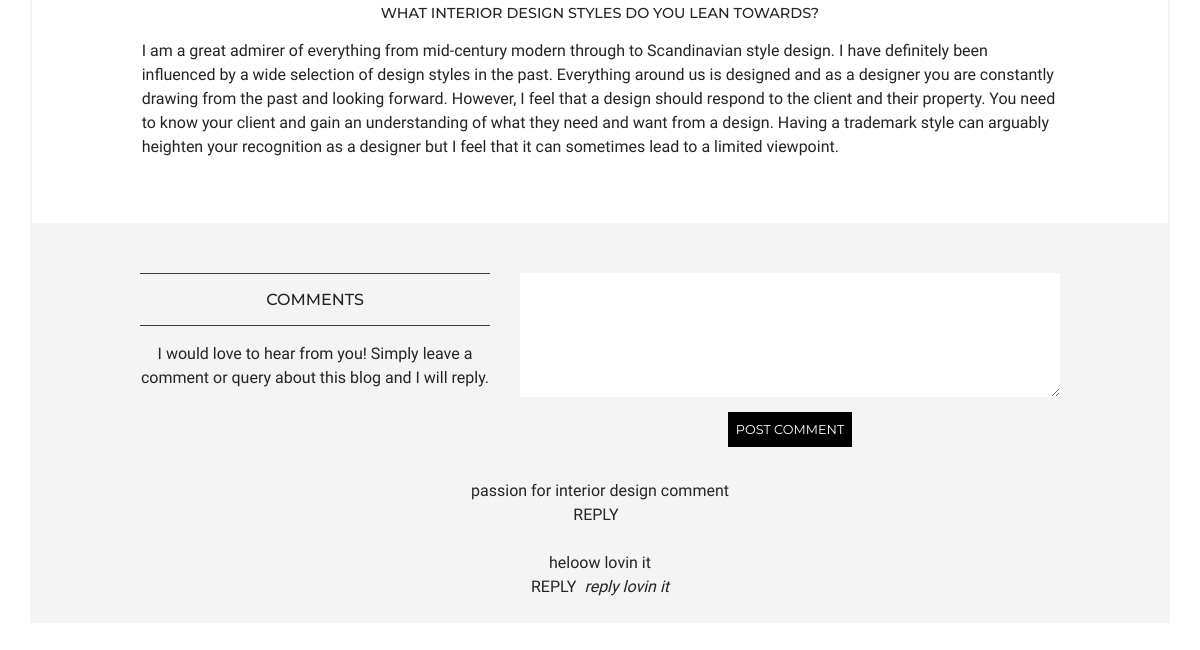
The page /blog/3 (lower part) on the database as committed earlier.
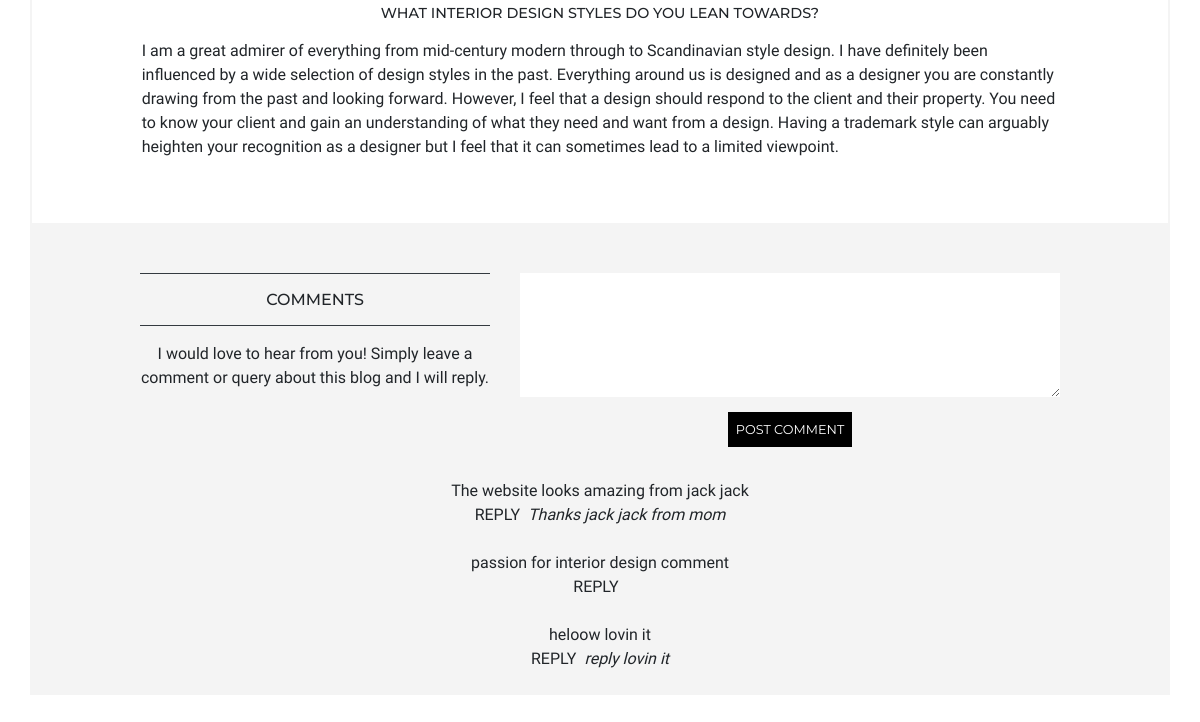
The same page on the database as committed later.
### blog/models.py (models this page shows)
class Section(models.Model):
    blog = models.ForeignKey('Blog', on_delete=models.CASCADE, related_name='sections') #gotta have
    title = models.CharField(max_length=500, blank=True) # char blank
    image = models.ImageField(blank=True, upload_to='blog_images') # ?
    caption = models.CharField(max_length=200, blank=True)
    caption_url = models.URLField(max_length=200, blank=True)
    content = models.TextField(blank=True) # text blank

class Comment(models.Model):
    blog = models.ForeignKey('Blog', on_delete=models.CASCADE, related_name='comments')
    date = models.DateField(default=timezone.now)
    content = models.TextField() # don't want this to blank ever
    reply = models.TextField(blank=True)

### blog/views.py (the view, shortened to what this page needs)
# urls.py: path('<pk>', views.blog, name='blog'),
def blog(request, pk):
    blog = Blog.objects.get(pk=pk)
    sections = Section.objects.filter(blog=blog)
    comments = Comment.objects.filter(blog=blog).order_by('-id')
    form = CommentForm() #equate to request.GET
    context = {'blog': blog, 'sections': sections, 'comments': comments, 'form': form}
    return render(request, 'blog/blog.html', context)

### blog/forms.py
class CommentForm(forms.ModelForm):
    class Meta:
        model = Comment
        fields = ['content']
        labels = {'content': _(''),}
        widgets = {'content': Textarea(attrs={'rows':5, 'class': 'textarea-style'}),}

### blog/templates/blog/blog.html (shortened to what this page needs)
{% extends 'base.html' %}
{% load static %}
{% load crispy_forms_tags %}
{% block content%}
<section class="row border-stone">
    <div class="col-12 col-lg-10 offset-lg-1 mb-5">
        {% for section in sections %}
        <div class="mt-5">
            <h3>{{ section.title }}</h3>
            <p>{{ section.content|linebreaks }}</p>
        </div>
        {% endfor %}
    </div>
</section>
<section class="stone row stone pt-5 mb-5">
    <div class="col-12 col-md-5 col-lg-4 offset-lg-1 text-center">
        <div class="border-top border-bottom border-dark p-2">
            <h2 class="mt-2 font-500 font-1rem">COMMENTS</h2>
        </div>
        <p class="mt-3">I would love to hear from you! Simply leave a comment or query about this blog and I will reply.</p>
    </div>
    <div class="col-12 col-md-7 col-lg-6 text-center">
        <form method="POST">
            {{ form }}
         <button type="submit">POST COMMENT</button>
        </form>
    </div>
    <div class="col-12 col-lg-10 offset-lg-1 text-center mt-4">
        {% for comment in comments %}
            <p class="mb-4">{{ comment.content }} <br>
            <span class="mr-2">REPLY</span><span class="italics">{{ comment.reply }}</span></p>
        {% endfor %}
    </div>
</section>
{% endblock %}

Rows that differ between the two databases and show on the page:
added Comment: content "The website looks amazing from jack jack", reply "Thanks jack jack from mom"
